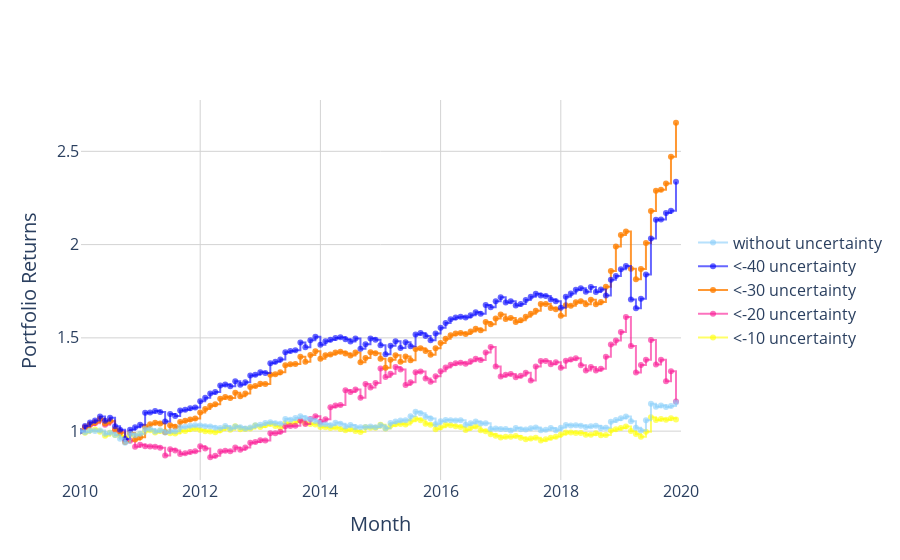

Notebook source saved alongside this figure:
### Code cell
x = np.linspace(0,130,131).astype(int)

fig = go.Figure()
#fig = go.Figure(layout=go.Layout(title=go.layout.Title(text="Portfolio performace of "+str(portfolio_percent)+"% stocks")))
fig.add_trace(go.Scatter(x=x, y=portfolio2_10, name="<-10 uncertainty",
                    line_shape='hv', marker_color='rgba(255, 255, 0,0.6)'))
fig.add_trace(go.Scatter(x=x, y=portfolio2_20, name="<-20 uncertainty",
                    line_shape='hv', marker_color='rgba(250, 20, 147,0.6)'))
fig.add_trace(go.Scatter(x=x, y=portfolio2_30, name="<-30 uncertainty",
                    line_shape='hv', marker_color='rgba(255, 127, 0,0.8)'))
fig.add_trace(go.Scatter(x=x, y=portfolio2_40, name="<-40 uncertainty",
                    line_shape='hv', marker_color='rgba(0, 0, 255,0.6)'))
fig.add_trace(go.Scatter(x=x, y=portfolio2_without, name="without uncertainty",
                    line_shape='hv',marker_color='rgba(135, 206, 250,0.6)'))


fig.update_xaxes(title_text='Month', gridcolor='lightgrey')
fig.update_xaxes(title_font_size=20)
fig.update_yaxes(title_text="Portfolio Returns", gridcolor='lightgrey')
fig.update_yaxes(title_font_size=20)
#fig.update_layout(width = 8000, height=5000)
fig.update_layout(xaxis_range=[0,120])
fig.update_layout(plot_bgcolor='white')
fig.update_traces(hoverinfo='text+name', mode='lines+markers')
fig.update_layout(legend=dict(y=0.5, traceorder='reversed', font_size=16))
fig.update_layout(
    xaxis = dict(
        tickmode = 'array',
        tickvals = [0, 24, 48, 72, 96, 120],
        ticktext = [2010, 2012, 2014, 2016, 2018, 2020],
        tickfont = dict(size=16)
    ),
    yaxis = dict(tickfont = dict(size=16))
)

fig.show()
